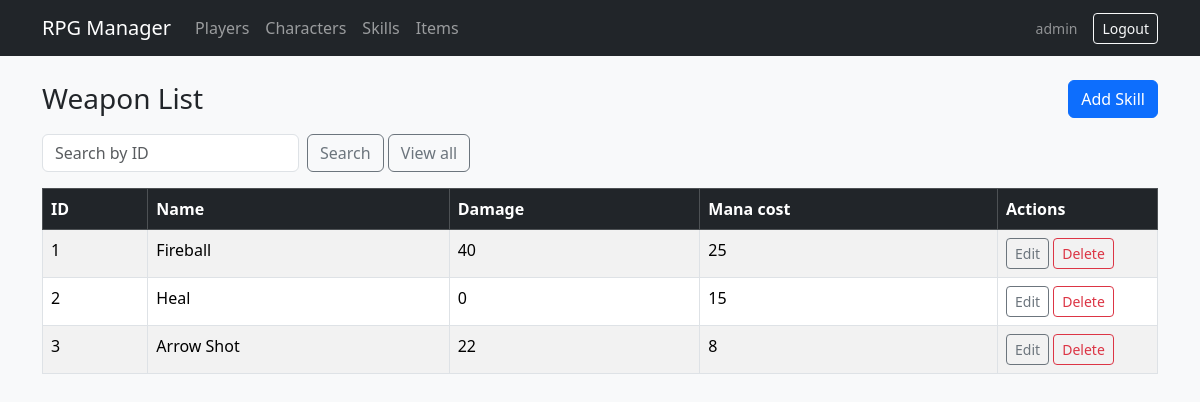
Screenshot of /public/index.php?controller=skill&action=index (signed in) with the database file from the repository.
### tables this page shows
CREATE TABLE IF NOT EXISTS skills (
  id INT UNSIGNED AUTO_INCREMENT PRIMARY KEY,
  name VARCHAR(120) NOT NULL,
  damage INT UNSIGNED NOT NULL DEFAULT 0,
  mana_cost INT UNSIGNED NOT NULL DEFAULT 0
);

### app/core/Controller.php (called while the page is built, shortened)
<?php
class Controller
{
    protected function render(string $viewFile, array $data = []): void
    {
        extract($data, EXTR_SKIP);
        $viewPath = ROOT_PATH . '/frontend/' . $viewFile;
        require $viewPath;
    }
}

### app/controllers/SkillController.php (called while the page is built, shortened)
<?php
class SkillController extends Controller
{
    private Skill $model;
    public function __construct()
    {
        $this->model = new Skill();
    }
    public function index(): void
    {
        $allSkills = $this->model->all();
        $searchId = $this->get('search_id');
        if ($searchId !== null && $searchId !== '') {
            $displayId = (int) $searchId;
            if ($displayId > 0 && isset($allSkills[$displayId - 1])) {
                $skills = [$allSkills[$displayId - 1] + ['display_id' => $displayId]];
            } else {
                $skills = [];
            }
        } else {
            $skills = $allSkills;
        }
        $this->render('skills/index.php', [
            'skills' => $skills,
            'searchId' => $searchId,
            'pageTitle' => 'Skills',
        ]);
    }
}

### public/index.php (called while the page is built, shortened)
<?php
require_once ROOT_PATH . '/app/core/bootstrap.php';
$rawAction = strtolower((string) ($_GET['action'] ?? 'index'));
$actionName = preg_replace('/[^a-z]/', '', $rawAction);
$controller = new $className();
$controller->$actionName();

### app/config/helpers.php (called while the page is built)
<?php
function base_url(): string
{
    $b = rtrim((string) BASE_URL, '/');
    return $b === '' ? '' : $b . '/';
}
function e(?string $s): string
{
    return htmlspecialchars((string) $s, ENT_QUOTES, 'UTF-8');
}

### app/core/bootstrap.php (called while the page is built, shortened)
<?php
require_once ROOT_PATH . '/app/config/helpers.php';
spl_autoload_register(function ($className) {
    $paths = [
        ROOT_PATH . '/app/controllers/' . $className . '.php',
        ROOT_PATH . '/app/models/' . $className . '.php',
        ROOT_PATH . '/app/core/' . $className . '.php',
    ];
    foreach ($paths as $path) {
        if (is_file($path)) {
            return;
        }
    }
});
require_once ROOT_PATH . '/app/config/database.php';

### app/config/database.php (called while the page is built, shortened)
<?php
class Database
{
    private static ?PDO $instance = null;
    public static function getConnection(): PDO
    {
        if (self::$instance === null) {
            $dsn = 'mysql:host=' . self::HOST . ';dbname=' . self::DB_NAME . ';charset=' . self::CHARSET;
            $options = [
                PDO::ATTR_ERRMODE            => PDO::ERRMODE_EXCEPTION,
                PDO::ATTR_DEFAULT_FETCH_MODE => PDO::FETCH_ASSOC,
                PDO::ATTR_EMULATE_PREPARES   => false,
            ];
            self::$instance = new PDO($dsn, self::USER, self::PASS, $options);
        }
        return self::$instance;
    }
}

### app/models/Skill.php (called while the page is built, shortened)
<?php
class Skill
{
    private PDO $db;
    public function __construct()
    {
        $this->db = Database::getConnection();
    }
    public function all(): array
    {
        $sql = 'SELECT * FROM skills ORDER BY id ASC';
        return $this->db->query($sql)->fetchAll();
    }
}

### frontend/skills/index.php (the view, shortened to what this page needs)
<?php
require ROOT_PATH . '/frontend/views/layout/header.php';
?>
<div class="d-flex flex-wrap justify-content-between align-items-center gap-2 mb-3">
    <h1 class="h3 mb-0">Weapon List</h1>
    <a class="btn btn-primary" href="<?php echo e(base_url()); ?>index.php?controller=skill&action=create">Add Skill</a>
</div>
<form class="row g-2 mb-3" method="get" action="<?php echo e(base_url()); ?>index.php">
    <div class="col-auto">
        <input type="number" min="1" class="form-control" name="search_id" placeholder="Search by ID"
               value="<?php echo isset($searchId) && $searchId !== '' ? e((string) $searchId) : ''; ?>">
    </div>
    <div class="col-auto">
        <button type="submit" class="btn btn-outline-secondary">Search</button>
        <a class="btn btn-outline-secondary" href="<?php echo e(base_url()); ?>index.php?controller=skill&action=index">View all</a>
    </div>
</form>
<div class="table-responsive">
    <table class="table table-striped table-bordered bg-white">
        <thead class="table-dark">
            <tr>
                <th>ID</th>
                <th>Name</th>
                <th>Damage</th>
                <th>Mana cost</th>
                <th style="width:160px">Actions</th>
            </tr>
        </thead>
        <tbody>
            <?php if (empty($skills)): ?>
                <tr><td colspan="5" class="text-center text-muted">No data available</td></tr>
            <?php else: ?>
                <?php foreach ($skills as $idx => $s): ?>
                    <tr>
                        <td><?php echo (int) ($s['display_id'] ?? ($idx + 1)); ?></td>
                        <td><?php echo e($s['name']); ?></td>
                        <td><?php echo e((string) $s['damage']); ?></td>
                        <td><?php echo e((string) $s['mana_cost']); ?></td>
                        <td>
                            <a class="btn btn-sm btn-outline-secondary" href="<?php echo e(base_url()); ?>index.php?controller=skill&action=edit&id=<?php echo (int) $s['id']; ?>">Edit</a>
                            <a class="btn btn-sm btn-outline-danger" href="<?php echo e(base_url()); ?>index.php?controller=skill&action=delete&id=<?php echo (int) $s['id']; ?>"
                               onclick="return confirm('Delete this skill?');">Delete</a>
                        </td>
                    </tr>
                <?php endforeach; ?>
            <?php endif; ?>
        </tbody>
    </table>
</div>
<?php require ROOT_PATH . '/frontend/views/layout/footer.php'; ?>

### rows the page displays
skills: display_id "1", name "Fireball", damage "40", mana_cost "25"
skills: display_id "2", name "Heal", damage "0", mana_cost "15"
skills: display_id "3", name "Arrow Shot", damage "22", mana_cost "8"

### other values shown
$u['username'] "admin"
